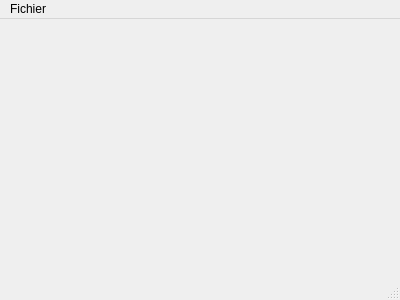
<?xml version="1.0" encoding="UTF-8"?>
<ui version="4.0">
 <class>GMainWindow</class>
 <widget class="QMainWindow" name="GMainWindow">
  <property name="geometry">
   <rect>
    <x>0</x>
    <y>0</y>
    <width>400</width>
    <height>300</height>
   </rect>
  </property>
  <property name="minimumSize">
   <size>
    <width>400</width>
    <height>300</height>
   </size>
  </property>
  <property name="windowTitle">
   <string>MainWindow</string>
  </property>
  <widget class="QWidget" name="centralwidget"/>
  <widget class="QMenuBar" name="menubar">
   <property name="geometry">
    <rect>
     <x>0</x>
     <y>0</y>
     <width>400</width>
     <height>26</height>
    </rect>
   </property>
   <widget class="QMenu" name="menuFile">
    <property name="title">
     <string>Fichier</string>
    </property>
    <addaction name="actionStart"/>
    <addaction name="actionStop"/>
    <addaction name="separator"/>
    <addaction name="actionSettings"/>
    <addaction name="separator"/>
    <addaction name="actionAboutQt"/>
    <addaction name="separator"/>
    <addaction name="actionClose"/>
   </widget>
   <addaction name="menuFile"/>
  </widget>
  <widget class="QStatusBar" name="statusbar"/>
  <action name="actionAboutQt">
   <property name="text">
    <string>À propos de Qt</string>
   </property>
  </action>
  <action name="actionClose">
   <property name="text">
    <string>Quitter</string>
   </property>
  </action>
  <action name="actionSettings">
   <property name="text">
    <string>Paramètres...</string>
   </property>
  </action>
  <action name="actionStart">
   <property name="text">
    <string>Démarrer</string>
   </property>
  </action>
  <action name="actionStop">
   <property name="text">
    <string>Arrêter</string>
   </property>
  </action>
 </widget>
 <resources/>
 <connections/>
</ui>
